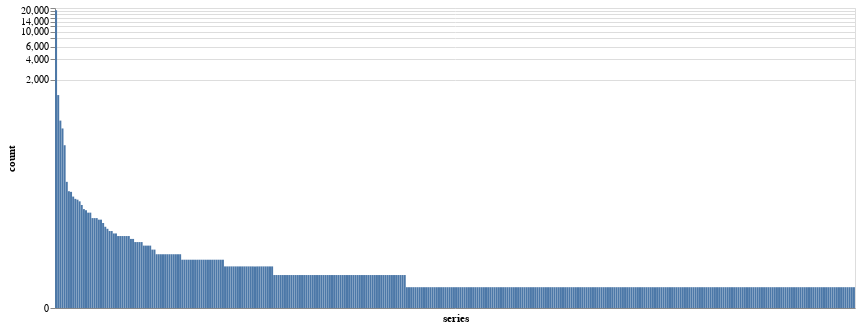

This figure's notebook cell:
### Markdown cell above
So 357 of 375 series (that's 95%) appear 20 or less times. That's a classic 'long tail', and presumably reflects the diversity of interests that fuel 'digitisation on demand' requests. But this really needs more analysis

We can visualise the long tail by using a logarithmic scale to display the count. You'll see that most series only have one digitised file (mouse over the bars for series details).

### Code cell
alt.Chart(series).mark_bar(size=2).encode(
    x=alt.X('series', sort='-y', axis=alt.Axis(labels=False, ticks=False)),
    y=alt.Y('count', scale=alt.Scale(type='symlog')),
    tooltip=['series', 'series_title', 'count']
).properties(width=800)

### Figure 1 — Vega-Lite specification as saved in the notebook (floating-point values rounded to 4 significant figures; data arrays with more than 128 entries replaced by an {"elided": "..."} marker saying what was removed)
{"config": {"view": {"continuousWidth": 400, "continuousHeight": 300}}, "data": {"name": "data-33372fc12737a04e0e99cc3cd6978b59"}, "mark": {"type": "bar", "size": 2}, "encoding": {"tooltip": [{"type": "nominal", "field": "series"}, {"type": "nominal", "field": "series_title"}, {"type": "quantitative", "field": "count"}], "x": {"type": "nominal", "axis": {"labels": false, "ticks": false}, "field": "series", "sort": "-y"}, "y": {"type": "quantitative", "field": "count", "scale": {"type": "symlog"}}}, "width": 800, "$schema": "https://vega.github.io/schema/vega-lite/v4.8.1.json", "datasets": {"data-33372fc12737a04e0e99cc3cd6978b59": {"elided": "374 records"}}}
